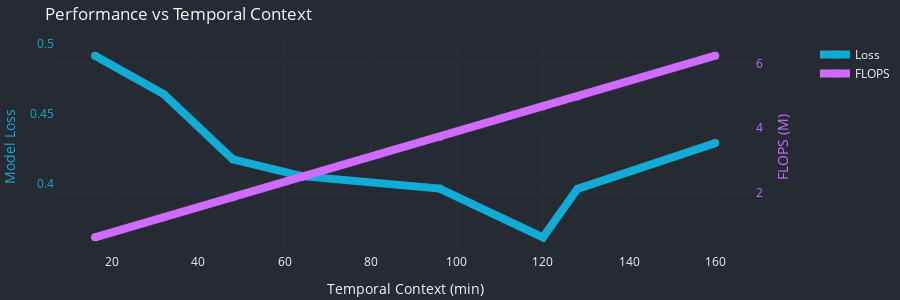

Notebook code cell kept with this figure:
### Code cell
time = [32/2, 64/2, 96/2, 128/2, 192/2, 240/2, 256/2, 320/2]
flops = [0.63, 1.25, 1.87, 2.49, 3.73, 4.67, 4.98, 6.24]
loss = [0.49171, 0.46407, 0.41749, 0.40542, 0.3965, .3616, 0.3963, 0.4291]

fig = go.Figure()
fig = make_subplots(specs=[[{"secondary_y": True}]])

fig.add_trace(go.Scatter(
    x=time,
    y=loss,
    name="Loss",
    line_width=8,
    line_color=primary_color,
    marker_size=8,
), secondary_y=False)

fig.add_trace(go.Scatter(
    x=time,
    y=flops,
    name="FLOPS",
    line_width=8,
    line_color=secondary_color,
    marker_size=8,
), secondary_y=True)

fig.update_xaxes(title_text="Temporal Context (min)")
fig.update_yaxes(title_text="Model Loss", secondary_y=False, color=primary_color)
fig.update_yaxes(title_text="FLOPS (M)", secondary_y=True, color=secondary_color)
fig.update_layout(
    plot_bgcolor=bg_color,
    paper_bgcolor=bg_color,
    margin=dict(l=10, r=5, t=40, b=20),
    height=300,
    title="Performance vs Temporal Context",
)
fig.write_html(dst_path / f"ablation-temporal.html", include_plotlyjs='cdn', full_html=False)
fig.show()

### Figure 1 — Plotly figure (JSON) as saved in the notebook; plotly's stock layout.template omitted (floating-point values rounded to 4 significant figures)
{"data": [{"line": {"color": "#11acd5", "width": 8}, "marker": {"size": 8}, "name": "Loss", "type": "scatter", "x": [16, 32, 48, 64, 96, 120, 128, 160], "xaxis": "x", "y": [0.4917, 0.4641, 0.4175, 0.4054, 0.3965, 0.3616, 0.3963, 0.4291], "yaxis": "y"}, {"line": {"color": "#ce6cff", "width": 8}, "marker": {"size": 8}, "name": "FLOPS", "type": "scatter", "x": [16, 32, 48, 64, 96, 120, 128, 160], "xaxis": "x", "y": [0.63, 1.25, 1.87, 2.49, 3.73, 4.67, 4.98, 6.24], "yaxis": "y2"}], "layout": {"height": 300, "margin": {"b": 20, "l": 10, "r": 5, "t": 40}, "paper_bgcolor": "rgba(38,42,50,1.0)", "plot_bgcolor": "rgba(38,42,50,1.0)", "title": {"text": "Performance vs Temporal Context"}, "xaxis": {"anchor": "y", "domain": [0, 0.94], "title": {"text": "Temporal Context (min)"}}, "yaxis": {"anchor": "x", "color": "#11acd5", "domain": [0, 1], "title": {"text": "Model Loss"}}, "yaxis2": {"anchor": "x", "color": "#ce6cff", "overlaying": "y", "side": "right", "title": {"text": "FLOPS (M)"}}}}
